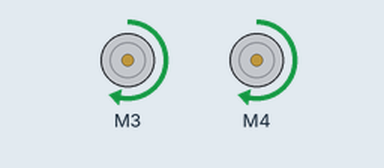
Recording of a sketch running on a simulated Arduino Uno, built with avr-gcc and run on an emulated ATmega328P. On the bench: 2 × DC motor (green arrow = forward, orange = backward, longer = faster).

Above: at 1.0 s.
At 3.0 s:
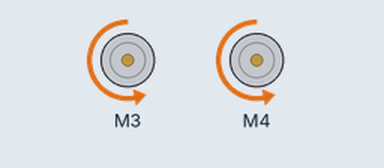
At 4.2 s:
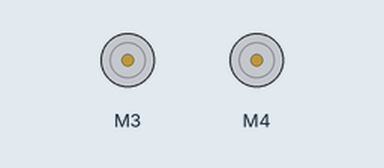
Timing chart, 0 to 5.9 s (numbered marks = the images above):
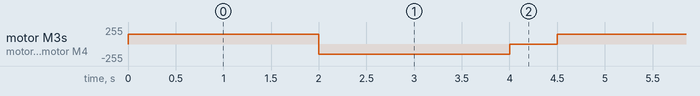

The sketch:

_54_Adafruit_v2_04.ino
```cpp
// (licence header left out)
#include <Wire.h>
#include <Adafruit_MotorShield.h>
#include "utility/Adafruit_MS_PWMServoDriver.h"

Adafruit_MotorShield AFMS = Adafruit_MotorShield();

Adafruit_DCMotor *frontMotor = AFMS.getMotor(3);
Adafruit_DCMotor *backMotor = AFMS.getMotor(4);

void setup()
{
  AFMS.begin();                     // Initilize Adafruit Motor Shield
}


void loop()
{

  frontMotor->setSpeed(150);        // Set half Speed
  frontMotor->run(FORWARD);         // Clockwise
  backMotor->setSpeed(150);         // repeat for
  backMotor->run(FORWARD);          // back motor
  delay(2000);                      // Wait 2 seconds

  frontMotor->setSpeed(150);        // Set half Speed
  frontMotor->run(BACKWARD);        // Anti-Clockwise
  backMotor->setSpeed(150);         // repeat for
  backMotor->run(BACKWARD);         // back motor
  delay(2000);                      // Wait 2 seconds

  frontMotor->run(RELEASE);         // Stop front motor
  backMotor->run(RELEASE);          // Stop front motor
  delay(500);                       // Wait half second
}
```

Measured:
- by itself, motor M3, motor M4: repeats every 4.5 s: backward 150/255 2.0 s, stopped 0.50 s, forward 150/255 2.0 s
